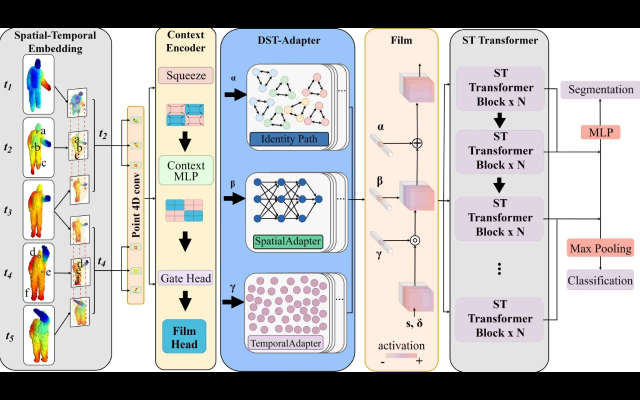
#> input picture images/featured-works/dsta4d.webp, 1280 x 800 px (shown at 1/2 size)
$ python -i publish_pub_news.py   (imports and definitions only)
#> lines starting #> are read from the running program, lines starting #| are printed output that depends on the picture
#!/usr/bin/env python3
"""Generate a bilingual Jekyll news post from a Pub News Issue Form event."""

from __future__ import annotations

import argparse
import html
import io
import json
import os
import re
import sys
import urllib.parse
import urllib.request
from dataclasses import dataclass
from datetime import datetime, timedelta, timezone
from pathlib import Path
from typing import Any, NoReturn

from PIL import Image, ImageOps


FIELD_LABELS = {
    "会议 / 期刊": "venue",
    "年份": "year",
    "论文数量": "count",
    "论文条目": "papers",
    "新闻封面": "cover",
}

ALLOWED_IMAGE_HOSTS = {
    "github.com",
    "user-images.githubusercontent.com",
    "objects.githubusercontent.com",
    "raw.githubusercontent.com",
    "github-production-user-asset-6210df.s3.amazonaws.com",
}

MAX_DOWNLOAD_BYTES = 30 * 1024 * 1024
NEWS_COVER_RATIO = 8 / 5
NEWS_COVER_MAX_WIDTH = 1200
CHINA_STANDARD_TIME = timezone(timedelta(hours=8))


@dataclass(frozen=True)
class Paper:
    title: str
    link: str
    summary_zh: str
    summary_en: str


def fail(message: str) -> NoReturn:
    raise ValueError(message)


# [27 lines left out: functions clean_inline, parse_issue_sections, not called in this run]


def strip_code_fence(value: str) -> str:
    match = re.fullmatch(r"```[^\n]*\n([\s\S]*?)\n```", value.strip())
    return match.group(1) if match else value.strip()


# [123 lines left out: functions validate_link, parse_positive_count, parse_work_line, parse_papers, extract_cover_reference, safe_repo_image and 1 more, not called in this run]


def encode_cover(source: bytes | Path, destination: Path) -> bytes:
    file_or_buffer: Any = io.BytesIO(source) if isinstance(source, bytes) else source
    try:
        with Image.open(file_or_buffer) as opened:
            image = ImageOps.exif_transpose(opened)
            has_alpha = "A" in image.getbands()
            image = image.convert("RGBA" if has_alpha else "RGB")

            width, height = image.size
            current_ratio = width / height
            if current_ratio > NEWS_COVER_RATIO:
                crop_width = round(height * NEWS_COVER_RATIO)
                left = (width - crop_width) // 2
                box = (left, 0, left + crop_width, height)
            else:
                crop_height = round(width / NEWS_COVER_RATIO)
                top = (height - crop_height) // 2
                box = (0, top, width, top + crop_height)
            image = image.crop(box)

            output_width = min(NEWS_COVER_MAX_WIDTH, image.width)
            output_height = round(output_width / NEWS_COVER_RATIO)
            if image.size != (output_width, output_height):
                image = image.resize(
                    (output_width, output_height), Image.Resampling.LANCZOS
                )

            destination.parent.mkdir(parents=True, exist_ok=True)
            buffer = io.BytesIO()
            image.save(buffer, "WEBP", quality=85, method=6)
            return buffer.getvalue()
    except (OSError, ValueError) as error:
        fail(f"无法处理新闻封面：{error}")


# [28 lines left out: functions write_if_changed, prepare_cover, not called in this run]


def quote_zh_titles(papers: list[Paper]) -> str:
    return "、".join(f"“{paper.title}”" for paper in papers)


# [13 lines left out: functions quote_en_titles, markdown_link, not called in this run]


def markdown_bold(value: str) -> str:
    safe_value = value.replace("\\", "\\\\").replace("*", "\\*")
    return f"**{safe_value}**"


def yaml_string(value: str) -> str:
    return json.dumps(value, ensure_ascii=False)


# [136 lines left out: functions block, publication_titles, render_post, write_output, main, not called in this run]


# [6 lines not run here, left out]

>>> import cv2
>>> picture = cv2.imread('../../images/featured-works/dsta4d.webp', cv2.IMREAD_GRAYSCALE)
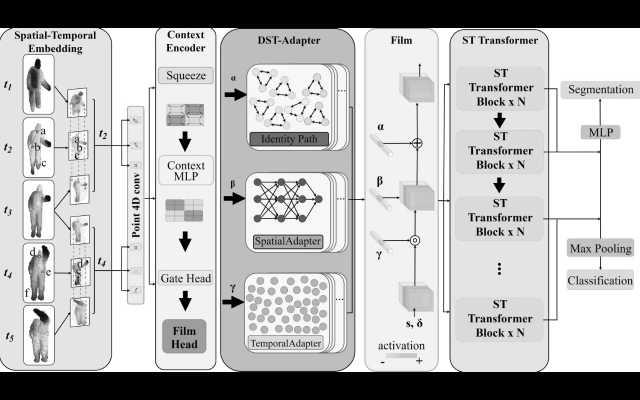
#> picture: shape (800, 1280) (shown at 1/2 size); min 0, max 255, mean 186.7
>>> result = encode_cover(picture, 'out.png')
#> (the run stopped early here; a loop or call above may not have finished)

$ run again, on images/featured-works/map-as-prompt.webp
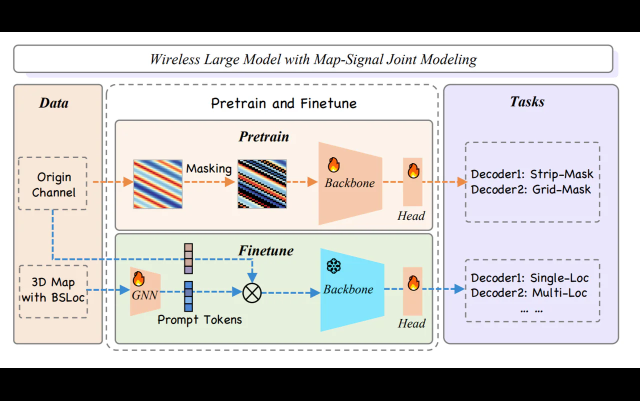
#> input picture images/featured-works/map-as-prompt.webp, 1280 x 802 px (shown at 1/2 size)
#> `picture = cv2.imread('../../images/featured-works/dsta4d.webp', cv2.IM..`:
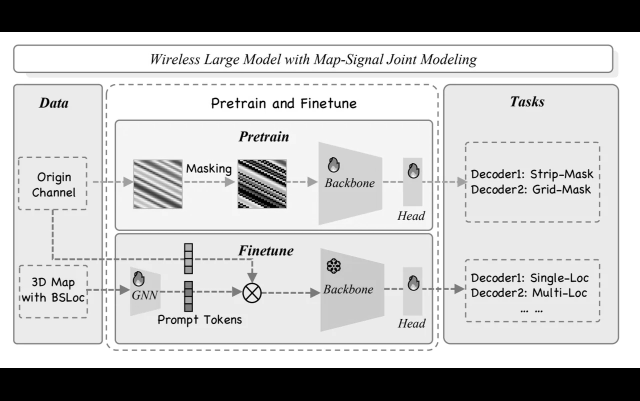
#> picture: shape (802, 1280) (shown at 1/2 size); min 0, max 255, mean 191.3

$ run again, on images/featured-works/repatch.webp
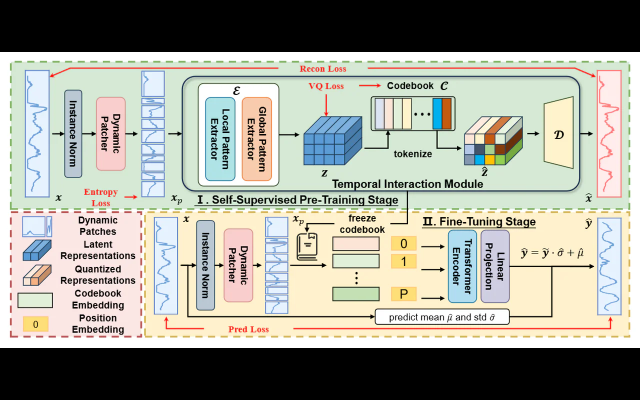
#> input picture images/featured-works/repatch.webp, 1280 x 800 px (shown at 1/2 size)
#> `picture = cv2.imread('../../images/featured-works/dsta4d.webp', cv2.IM..`:
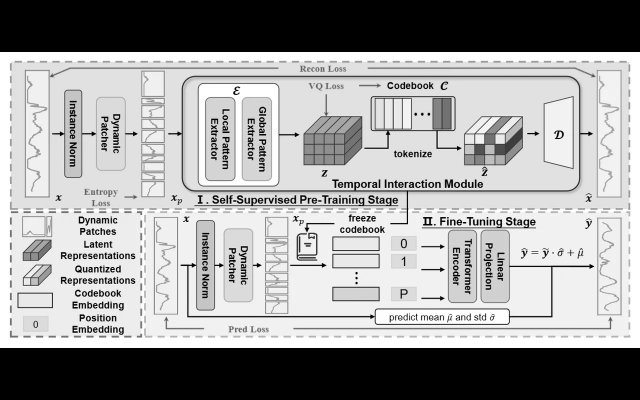
#> picture: shape (800, 1280) (shown at 1/2 size); min 0, max 255, mean 157.9

$ run again, on images/featured-works/zhihui.webp
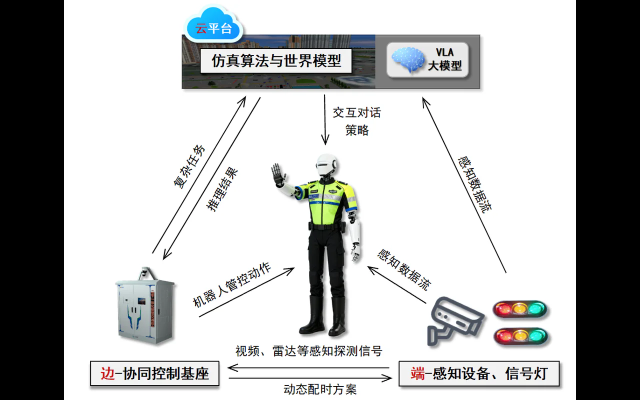
#> input picture images/featured-works/zhihui.webp, 1280 x 800 px (shown at 1/2 size)
#> `picture = cv2.imread('../../images/featured-works/dsta4d.webp', cv2.IM..`:
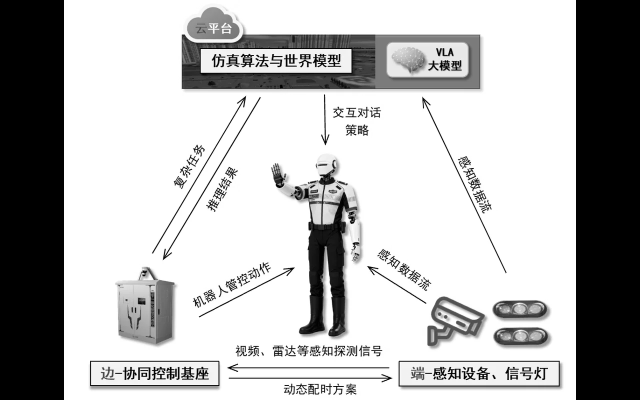
#> picture: shape (800, 1280) (shown at 1/2 size); min 0, max 255, mean 181.6
